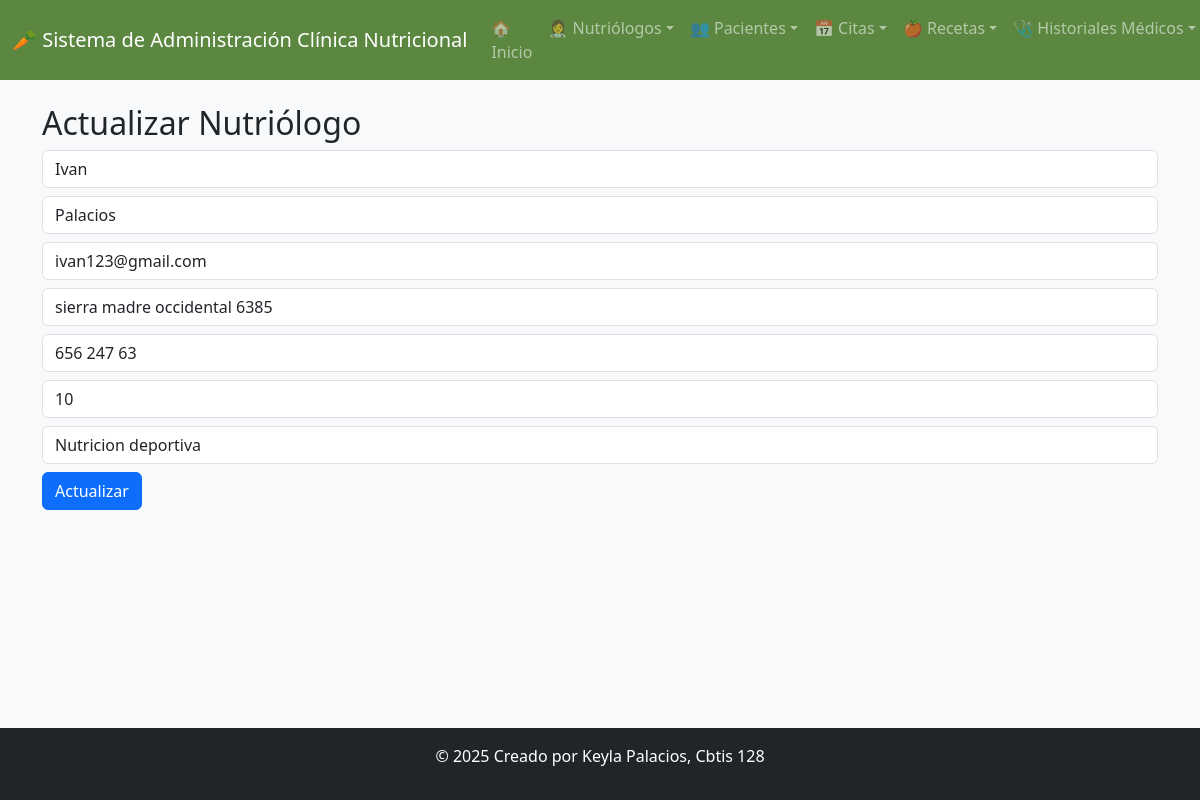
Page /actualizar_nutriologo/2/ on the committed database.
### app_clinicanutricional/models.py (models this page shows, shortened)
class Nutriologo(models.Model):
    nombre = models.CharField(max_length=50)
    apellido = models.CharField(max_length=50)
    correo = models.EmailField(unique=True)
    direccion = models.CharField(max_length=100)
    telefono = models.CharField(max_length=10)
    experiencia = models.PositiveIntegerField(help_text="Años de experiencia")
    especialidad = models.CharField(max_length=100)
    class Meta:
        verbose_name = "Nutriólogo"
        verbose_name_plural = "Nutriólogos"

### app_clinicanutricional/views.py (the view)
# urls.py: path('actualizar_nutriologo/<int:id>/', views.actualizar_nutriologo, name='actualizar_nutriologo'),
def actualizar_nutriologo(request, id):
    nutri = get_object_or_404(Nutriologo, pk=id)
    return render(request, 'nutriologos/actualizar_nutriologo.html', {'nutri': nutri})

### app_clinicanutricional/templates/nutriologos/actualizar_nutriologo.html (shortened to what this page needs)
{% extends 'base.html' %}
{% block content %}
<h2>Actualizar Nutriólogo</h2>
<form method="POST" action="/realizar_actualizacion_nutriologo/{{ nutri.id }}/">
  <input type="text" name="nombre" value="{{ nutri.nombre }}" class="form-control mb-2">
  <input type="text" name="apellido" value="{{ nutri.apellido }}" class="form-control mb-2">
  <input type="email" name="correo" value="{{ nutri.correo }}" class="form-control mb-2">
  <input type="text" name="direccion" value="{{ nutri.direccion }}" class="form-control mb-2">
  <input type="text" name="telefono" value="{{ nutri.telefono }}" class="form-control mb-2">
  <input type="number" name="experiencia" value="{{ nutri.experiencia }}" class="form-control mb-2">
  <input type="text" name="especialidad" value="{{ nutri.especialidad }}" class="form-control mb-2">
  <button type="submit" class="btn btn-primary">Actualizar</button>
</form>
{% endblock %}

### rows in the picture
Nutriologo: nombre "Ivan", apellido "Palacios", correo "ivan123@gmail.com", direccion "sierra madre occidental 6385", telefono "656 247 63", experiencia "10", especialidad "Nutricion deportiva"
